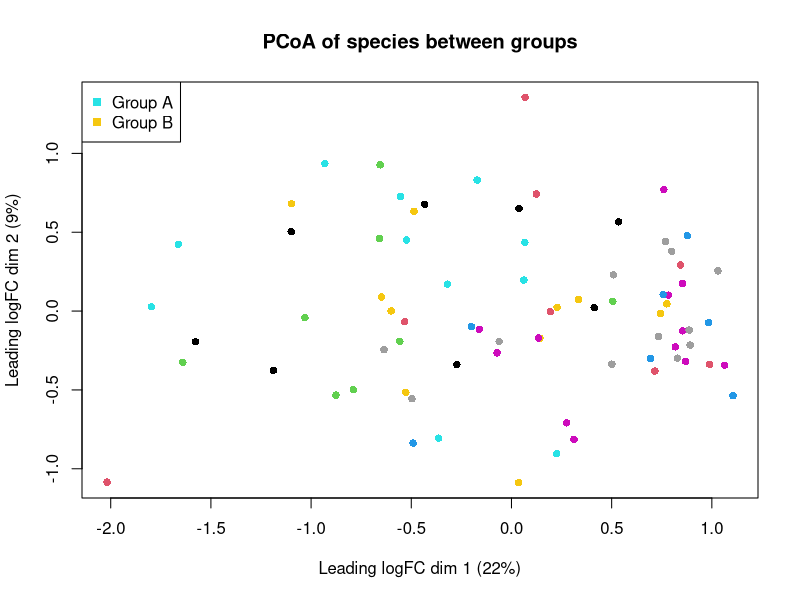
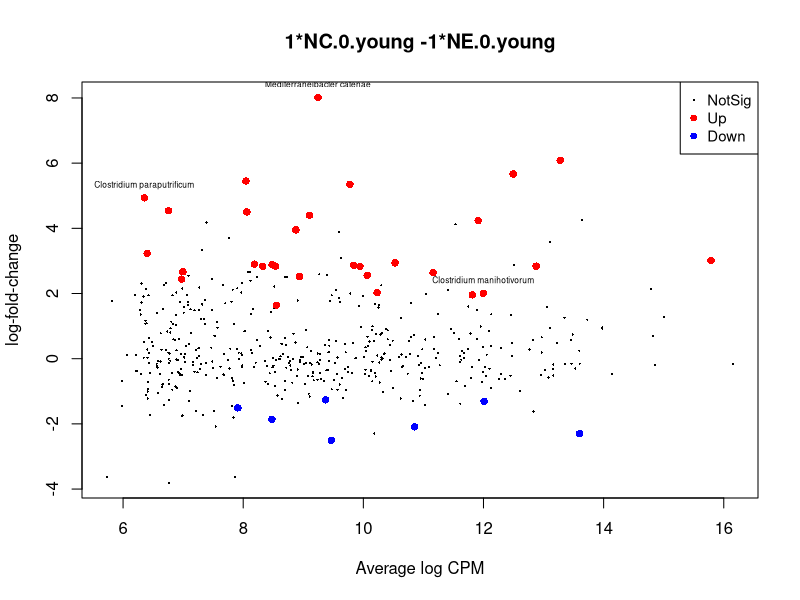

Here is the R script that generated these plots, in order: (Note: this script raises an error after producing the figures.)
library(tidyverse)
library(edgeR)

df <- read_csv('wf-metagenomics-counts-species.csv')%>%
  select(-c(MEY15_cntrl))%>%
  rename(name := !!names(.)[1])%>% #rename first col to "name"
  select(1:(which(names(.) == "total") - 1))%>%
  pivot_longer(!name, names_to = 'Group', values_to = 'value')%>%
  as_tibble()%>%
  group_by(Group)%>%
  mutate(total = sum(value))%>%
  #filter(total > 1800)
  group_by(name)%>%
  mutate(total = sum(value))%>% 
  filter(total !=0)%>%
  ungroup() %>%
  select(-total)%>%
  pivot_wider(Group, names_from = name)%>%
  as.data.frame()

df2 <- as_tibble(df$Group)
df2 <- df2 %>% rename(SampleID = value)
df2 <- df2 %>%
  mutate(SampleID = ifelse(str_sub(SampleID, -2) == "_7", str_replace(SampleID, "_7$", "_6"), SampleID))
df2 <- df2%>%
  mutate(Timepoint = case_when(
    str_detect(SampleID, "_0") ~ "0",
    str_detect(SampleID, "_1") ~ "1",
    str_detect(SampleID, "_2") ~ "2",
    str_detect(SampleID, "_3") ~ "3",
    str_detect(SampleID, "_4") ~ "4",
    str_detect(SampleID, "_5") ~ "5",
    str_detect(SampleID, "_6") ~ "6",
    str_detect(SampleID, "_7") ~ "7",
    str_detect(SampleID, "_8") ~ "8",
    str_detect(SampleID, "_9") ~ "9"
  ), SampleID = str_replace(SampleID, "_[0-9]$", ""))
metadata <- read_csv("Metadata.csv")
df2 <-   left_join(df2, metadata, by = 'SampleID')
# Adding age treatment column
columns_to_convert <- setdiff(names(df2), c("SampleID", "Treatment", "Sex", "Timepoint"))
df2 <- df2 %>%
  mutate_at(vars(columns_to_convert), as.numeric)%>%
  mutate(Age = ifelse(substr(SampleID, 3, 3) == "O", "old", 
                      ifelse(substr(SampleID, 3, 3) == "Y", "young", NA)))

# df2 is our design dataframe, df is our count dataframe
Group <- factor(paste(df2$Treatment, df2$Timepoint, df2$Age, sep="."))
Age <- factor(df2$Age)
Treatment <- factor(df2$Treatment)
Timepoint <- factor(df2$Timepoint)
cbind(df2, Group=Group, Treatment=Treatment, Timepoint=Timepoint, Age=Age)

design <- model.matrix(~0+Group)
colnames(design) <- levels(Group)

# Need count matrix of species with Samples as column names, and Species as rownames
df3 <- read_csv('wf-metagenomics-counts-species.csv')%>%
  select(-MEY15_cntrl)%>%
  select(-c(total, superkingdom, kingdom, phylum, class,
            order, genus,family, tax))%>%
  rename_with(~str_replace(., "_7$", "_6"), ends_with("_7"))%>%
  as.data.frame()
row_names <- df3[, 1]  # Extract the values from the first column
df3 <- df3[, -1]  # Remove the first column from the data frame
rownames(df3) <- row_names
df3 <- as.matrix(df3)

d <- DGEList(counts = df3, group = Group)
keep <- filterByExpr(d, group=Group)
d <- d[keep, , keep.lib.sizes=FALSE]
d <- estimateDisp(d)
d <- calcNormFactors(d)

# MDS plot
cpm <- cpm(d)%>%
  as.data.frame()
logcpm <- cpm(d, log=TRUE)



plotMDS(d, top = 1000, col = as.numeric(d$samples$group), pch = 16,
        main = "PCoA of species between groups")
legend("topleft", col = as.numeric(d$samples$group), pch=c(15), legend=c("Group A","Group B"))


fit <- glmQLFit(d, design)
tr <- glmTreat(fit, coef = 2, lfc = 1)
topTags(tr)

my.contrasts <- makeContrasts(
  # Within young comparisons
  NE.0.youngvsNC.0.young = NC.0.young-NE.0.young,
  NE.6.youngvsNC.6.young = NC.6.young-NE.6.young,
  NE.0.youngvsNE.6.young = NE.6.young-NE.0.young,
  NC.0.youngvsNC.6.young = NC.6.young-NC.0.young,
  
  # Within old comparisons
  NE.0.oldvsNC.0.old = NC.0.old-NE.0.old,
  NE.6.oldvsNC.6.old = NC.6.old-NE.6.old,
  NE.0.oldvsNE.6.old = NE.6.old-NE.0.old,
  NC.0.oldvsNC.6.old = NC.6.old-NC.0.old,
  
  # Between age comparisons
  NE.0.youngvsNE.0.old = NE.0.young-NE.0.old,
  NE.6.youngvsNE.6.old = NE.6.young-NE.6.old,
  
  NC.0.youngvsNC.0.old = NC.0.young-NC.0.old,
  NC.6.youngvsNC.6.old = NC.6.young-NC.6.old,
  
  # Between age overall
  
  
  
  levels = design
  
)

# Can look at total counts per million by group
group_cpm <- cpmByGroup(d)


## All plots are with regard to second group in title. So if downregulate, it
## means it was expressed less in the second group

qlf <- glmQLFTest(fit, contrast=my.contrasts[,"NE.0.youngvsNC.0.young"])
test_NE.0.youngvsNC.0.young <- qlf$table%>%
  mutate_all(as.numeric)%>%
  filter(PValue < 0.05)
plotMD(qlf)
# Filter for features with significant adj p-value (FDR < 0.05)
res <- as.data.frame(topTags(qlf, n = 3, sort.by = "p.value"))%>%
  filter(FDR < 0.05)
text(res$logCPM, res$logFC, labels = rownames(res), col = "black", cex = 0.5,
     pos = 3)
is.de <- decideTestsDGE(qlf)
summary(is.de)

# Plot species by comparison
res2 = res%>%
  rownames_to_column(var = "tax")
y = as.data.frame(group_cpm)%>%
  select(c("NE.0.young","NC.0.young"))%>%
  rownames_to_column(var="tax")
y = inner_join(y,res2,by='tax')
y <- pivot_longer(y, cols = 2:3,
                  names_to = "group",
                  values_to = "value")
y$comparison <- 'NE.0.youngvsNC.0.young'
# all.comp will be master dataframe for bar charts
all.comp <- y

qlf <- glmQLFTest(fit, contrast=my.contrasts[,"NE.6.oldvsNC.6.old"])
test_NE.6.oldvsNC.6.old <- qlf$table%>%
  mutate_all(as.numeric)%>%
  filter(PValue < 0.05)
is.de <- decideTestsDGE(qlf)
topTags(qlf)
plotMD(qlf)

# Filter for features with significant adj p-value (FDR < 0.05)
res <- as.data.frame(topTags(qlf, sort.by = "p.value", n=9))%>%
  filter(FDR < 0.05)
text(res$logCPM, res$logFC, labels = rownames(res), col = "black", cex = 0.5,
     pos = 3)
is.de <- decideTestsDGE(qlf)
summary(is.de)
# Plot species by comparison
res2 = res%>%
  rownames_to_column(var = "tax")
y = as.data.frame(group_cpm)%>%
  select(c("NE.6.old","NC.6.old"))%>%
  rownames_to_column(var="tax")
y = inner_join(y,res2,by='tax')
y <- pivot_longer(y, cols = 2:3,
                  names_to = "group",
                  values_to = "value")
y$comparison <- 'NE.6.oldvsNC.6.old'
all.comp <- rbind(all.comp, y)

qlf <- glmQLFTest(fit, contrast=my.contrasts[,"NE.6.youngvsNC.6.young"])
test_NE.6.youngvsNC.6.young <- qlf$table%>%
  mutate_all(as.numeric)%>%
  filter(PValue < 0.05)
is.de <- decideTestsDGE(qlf)
summary(is.de)
topTags(qlf)
plotMD(qlf)
# Filter for features with significant adj p-value (FDR < 0.05)
#res <- as.data.frame(topTags(qlf))%>%
 # filter(FDR < 0.05)
#text(res$logCPM, res$logFC, labels = rownames(res), col = "black", cex = 0.5,
#       pos = 3)
is.de <- decideTestsDGE(qlf)
summary(is.de)
# ^ No DE species
# Plot species by comparison
res2 = res%>%
  rownames_to_column(var = "tax")
y = as.data.frame(group_cpm)%>%
  select(c("NE.6.young","NC.6.young"))%>%
  rownames_to_column(var="tax")
y = inner_join(y,res2,by='tax')
y <- pivot_longer(y, cols = 2:3,
                  names_to = "group",
                  values_to = "value")
y$comparison <- 'NE.6.youngvsNC.6.young'
all.comp <- rbind(all.comp, y)

qlf <- glmQLFTest(fit, contrast=my.contrasts[,"NE.0.youngvsNE.6.young"])
test_NE.0.youngvsNE.6.young <- qlf$table%>%
  mutate_all(as.numeric)%>%
  filter(PValue < 0.05)
is.de <- decideTestsDGE(qlf)
topTags(qlf)
plotMD(qlf)
# Filter for features with significant adj p-value (FDR < 0.05)
res <- as.data.frame(topTags(qlf, n=7, sort.by='p.value'))%>%
  filter(FDR < 0.05)
  text(res$logCPM, res$logFC, labels = rownames(res), col = "black", cex = 0.5,
       pos = 3)
is.de <- decideTestsDGE(qlf)
summary(is.de)

# Plot species by comparison
res2 = res%>%
  rownames_to_column(var = "tax")
y = as.data.frame(group_cpm)%>%
  select(c("NE.0.young","NE.6.young"))%>%
  rownames_to_column(var="tax")
y = inner_join(y,res2,by='tax')
y <- pivot_longer(y, cols = 2:3,
                  names_to = "group",
                  values_to = "value")
y$comparison <- 'NE.0.youngvsNE.6.young'
all.comp <- rbind(all.comp, y)

qlf <- glmQLFTest(fit, contrast=my.contrasts[,"NC.0.youngvsNC.6.young"])
test_NC.0.youngvsNC.6.young <- qlf$table%>%
  mutate_all(as.numeric)%>%
  filter(PValue < 0.05)
is.de <- decideTestsDGE(qlf)
topTags(qlf)
capture.output(plotMD(qlf))
# Filter for features with significant adj p-value (FDR < 0.05)
res <- as.data.frame(topTags(qlf))%>%
  filter(FDR < 0.05)
#  text(res$logCPM, res$logFC, labels = rownames(res), col = "black", cex = 0.5,
 #      pos = 3)
is.de <- decideTestsDGE(qlf)
summary(is.de)

# Plot species by comparison
res2 = res%>%
  rownames_to_column(var = "tax")
y = as.data.frame(group_cpm)%>%
  select(c("NC.0.young","NC.6.young"))%>%
  rownames_to_column(var="tax")
y = inner_join(y,res2,by='tax')
y <- pivot_longer(y, cols = 2:3,
                  names_to = "group",
                  values_to = "value")
y$comparison <- 'NC.0.youngvsNC.6.young'
all.comp <- rbind(all.comp, y)

qlf <- glmQLFTest(fit, contrast=my.contrasts[,"NE.0.oldvsNC.0.old"])
test_NE.0.oldvsNC.0.old <- qlf$table%>%
  mutate_all(as.numeric)%>%
  filter(PValue < 0.05)
is.de <- decideTestsDGE(qlf)
summary(is.de)
topTags(qlf)
plotMD(qlf)
# Filter for features with significant adj p-value (FDR < 0.05)
res <- as.data.frame(topTags(qlf, n=1))%>%
  filter(FDR < 0.05)
  text(res$logCPM, res$logFC, labels = rownames(res), col = "black", cex = 0.5,
       pos = 3)
is.de <- decideTestsDGE(qlf)
summary(is.de)

# Plot species by comparison
res2 = res%>%
  rownames_to_column(var = "tax")
y = as.data.frame(group_cpm)%>%
  select(c("NE.0.old","NC.0.old"))%>%
  rownames_to_column(var="tax")
y = inner_join(y,res2,by='tax')
y <- pivot_longer(y, cols = 2:3,
                  names_to = "group",
                  values_to = "value")
y$comparison <- 'NE.0.oldvsNC.0.old'
all.comp <- rbind(all.comp, y)

qlf <- glmQLFTest(fit, contrast=my.contrasts[,"NE.0.oldvsNE.6.old"])
test_NE.0.oldvsNE.6.old <- qlf$table%>%
  mutate_all(as.numeric)%>%
  filter(PValue < 0.05)
is.de <- decideTestsDGE(qlf)
topTags(qlf)
plotMD(qlf)
# Filter for features with significant adj p-value (FDR < 0.05)
res <- as.data.frame(topTags(qlf, n=5))%>%
  filter(FDR < 0.05)
  text(res$logCPM, res$logFC, labels = rownames(res), col = "black", cex = 0.5,
       pos = 3)
is.de <- decideTestsDGE(qlf)
summary(is.de)

# Plot species by comparison
res2 = res%>%
  rownames_to_column(var = "tax")
y = as.data.frame(group_cpm)%>%
  select(c("NE.0.old","NE.6.old"))%>%
  rownames_to_column(var="tax")
y = inner_join(y,res2,by='tax')
y <- pivot_longer(y, cols = 2:3,
                  names_to = "group",
                  values_to = "value")
y$comparison <- 'NE.0.oldvsNE.6.old'
all.comp <- rbind(all.comp, y)


qlf <- glmQLFTest(fit, contrast=my.contrasts[,"NC.0.oldvsNC.6.old"])
test_NC.0.oldvsNC.6.old <- qlf$table%>%
  mutate_all(as.numeric)%>%
  filter(PValue < 0.05)
is.de <- decideTestsDGE(qlf)
topTags(qlf)
plotMD(qlf)
# Filter for features with significant adj p-value (FDR < 0.05)
res <- as.data.frame(topTags(qlf, n=1))%>%
  filter(FDR < 0.05)
  text(res$logCPM, res$logFC, labels = rownames(res), col = "black", cex = 0.5,
       pos = 3)
is.de <- decideTestsDGE(qlf)
summary(is.de)

# Plot species by comparison
res2 = res%>%
  rownames_to_column(var = "tax")
y = as.data.frame(group_cpm)%>%
  select(c("NC.0.old","NC.6.old"))%>%
  rownames_to_column(var="tax")
y = inner_join(y,res2,by='tax')
y <- pivot_longer(y, cols = 2:3,
                  names_to = "group",
                  values_to = "value")
y$comparison <- 'NC.0.oldvsNC.6.old'
all.comp <- rbind(all.comp, y)

qlf <- glmQLFTest(fit, contrast=my.contrasts[,"NE.0.youngvsNE.0.old"])
test_NE.0.youngvsNE.0.old <- qlf$table%>%
  mutate_all(as.numeric)%>%
  filter(PValue < 0.05)
is.de <- decideTestsDGE(qlf)
topTags(qlf, n=100)
plotMD(qlf)
# Filter for features with significant adj p-value (FDR < 0.05)
res <- as.data.frame(topTags(qlf, n=84))%>%
  filter(FDR < 0.05)
text(res$logCPM, res$logFC, labels = rownames(res), col = "black", cex = 0.5,
       pos = 3)
is.de <- decideTestsDGE(qlf)
summary(is.de)

# Plot species by comparison
res2 = res%>%
  rownames_to_column(var = "tax")
y = as.data.frame(group_cpm)%>%
  select(c("NE.0.young","NE.0.old"))%>%
  rownames_to_column(var="tax")
y = inner_join(y,res2,by='tax')
y <- pivot_longer(y, cols = 2:3,
                  names_to = "group",
                  values_to = "value")
y$comparison <- 'NE.0.youngvsNE.0.old'
all.comp <- rbind(all.comp, y)

qlf <- glmQLFTest(fit, contrast=my.contrasts[,"NE.6.youngvsNE.6.old"])
test_NE.6.youngvsNE.6.old <- qlf$table%>%
  mutate_all(as.numeric)%>%
  filter(PValue < 0.05)
is.de <- decideTestsDGE(qlf)
topTags(qlf)
plotMD(qlf)
# Filter for features with significant adj p-value (FDR < 0.05)
res <- as.data.frame(topTags(qlf, n=6))%>%
  filter(FDR < 0.05)
  text(res$logCPM, res$logFC, labels = rownames(res), col = "black", cex = 0.5,
       pos = 3)
is.de <- decideTestsDGE(qlf)
summary(is.de)

# Plot species by comparison
res2 = res%>%
  rownames_to_column(var = "tax")
y = as.data.frame(group_cpm)%>%
  select(c("NE.6.young","NE.6.old"))%>%
  rownames_to_column(var="tax")
y = inner_join(y,res2,by='tax')
y <- pivot_longer(y, cols = 2:3,
                  names_to = "group",
                  values_to = "value")
y$comparison <- 'NE.6.youngvsNE.6.old'
all.comp <- rbind(all.comp, y)

qlf <- glmQLFTest(fit, contrast=my.contrasts[,"NC.0.youngvsNC.0.old"])
test_NC.0.youngvsNC.0.old <- qlf$table%>%
  mutate_all(as.numeric)%>%
  filter(PValue < 0.05)
is.de <- decideTestsDGE(qlf)
topTags(qlf)
plotMD(qlf)
# Filter for features with significant adj p-value (FDR < 0.05)
res <- as.data.frame(topTags(qlf, n = 28))%>%
  filter(FDR < 0.05)
  text(res$logCPM, res$logFC, labels = rownames(res), col = "black", cex = 0.5,
       pos = 3)
is.de <- decideTestsDGE(qlf)
summary(is.de)

# Plot species by comparison
res2 = res%>%
  rownames_to_column(var = "tax")
y = as.data.frame(group_cpm)%>%
  select(c("NC.0.young","NC.0.old"))%>%
  rownames_to_column(var="tax")
y = inner_join(y,res2,by='tax')
y <- pivot_longer(y, cols = 2:3,
                  names_to = "group",
                  values_to = "value")
y$comparison <- 'NC.0.youngvsNC.0.old'
all.comp <- rbind(all.comp, y)

qlf <- glmQLFTest(fit, contrast=my.contrasts[,"NC.6.youngvsNC.6.old"])
test_NC.6.youngvsNC.6.old <- qlf$table%>%
  mutate_all(as.numeric)%>%
  filter(PValue < 0.05)
is.de <- decideTestsDGE(qlf)
topTags(qlf)
plotMD(qlf)
# Filter for features with significant adj p-value (FDR < 0.05)
res <- as.data.frame(topTags(qlf, n=4))%>%
  filter(FDR < 0.05)
  text(res$logCPM, res$logFC, labels = rownames(res), col = "black", cex = 0.5,
       pos = 3)
is.de <- decideTestsDGE(qlf)
summary(is.de)

# Plot species by comparison
res2 = res%>%
  rownames_to_column(var = "tax")
y = as.data.frame(group_cpm)%>%
  select(c("NC.6.young","NC.6.old"))%>%
  rownames_to_column(var="tax")
y = inner_join(y,res2,by='tax')
y <- pivot_longer(y, cols = 2:3,
                  names_to = "group",
                  values_to = "value")
y$comparison <- 'NC.6.youngvsNC.6.old'
all.comp <- rbind(all.comp, y)

library(gridExtra)

#out <- by(data = all.comp, INDICES = all.comp$comparison, FUN = function(m) {
#  m <- droplevels(m)
#  m <- ggplot(m, aes(x = group, y = value, fill  = tax)) + 
#    geom_bar(position = "dodge",stat = "identity") +
#    theme(legend.key.size = unit(0.1, 'cm'), 
#          legend.text = element_text(size = 5),
#          legend.title = element_text(size = 7),
#          legend.position.inside = 1,1
#          )
#  })
#do.call(grid.arrange, out)

bar.plots <- all.comp%>%
  filter(comparison %in% c("NC.0.youngvsNC.6.young",
                         "NC.0.oldvsNC.0.old",
                         "NE.0.youngvsNE.6.young",
                         "NE.0.oldvsNE.6.old"))
# Plotting all comparisons 
ggplot(bar.plots, aes(x = group, y = value, fill = tax)) +
  # Implement a grouped bar chart
  geom_bar(position = "dodge", stat = "identity") + 
  facet_wrap(~comparison, scales = "free") + 
  theme_bw() + 
  ylab("counts per million (cpm)")
# ----------------------------------------------
# Comparing the change in ex old to ex young and control old to control young







# ----------------------------------------------
# Below pools all the treatment groups together mainly just to look 
# At differences between ages initially at the 0 timepoint

 

# df2 is our design dataframe, df is our count dataframe
df4 <- df2
Group2 <- factor(paste(df4$Age,df4$Timepoint, sep="."))
Age2 <- factor(df2$Age)
Timepoint2 <- factor(df2$Timepoint)
cbind(df4, Group=Group, Treatment=Treatment, Timepoint=Timepoint, Age=Age)

design2 <- model.matrix(~0+Group2)
colnames(design2) <- levels(Group2)

d2 <- DGEList(counts = df3, group = Group2)
keep <- filterByExpr(d2, group=Group2)
d2 <- d2[keep, , keep.lib.sizes=FALSE]
d2 <- estimateDisp(d2)
d2 <- calcNormFactors(d2)

# MDS plot
cpm <- cpm(d2)%>%
  as.data.frame()
logcpm <- cpm(d2, log=TRUE)



plotMDS(d2, top = 1000, col = as.numeric(d2$samples$group))
fit2 <- glmQLFit(d2, design2)
tr2 <- glmTreat(fit2, coef = 2, lfc = 1)
topTags(tr2)

my.contrasts2 <- makeContrasts(

  old.0vsyoung.0 = old.0 - young.0,
  old.6vsyoung.6 = old.6 - young.6,

  
  
  
  levels = design2
  
)

qlf <- glmQLFTest(fit2, contrast=my.contrasts2[,"old.0vsyoung.0"])
is.de <- decideTestsDGE(qlf)
topTags(qlf)
plotMD(qlf)
# Filter for features with significant adj p-value (FDR < 0.05)
res <- as.data.frame(topTags(qlf, n=53))%>%
  filter(FDR < 0.05)
text(res$logCPM, res$logFC, labels = rownames(res), col = "black", cex = 0.5,
     pos = 3)
is.de <- decideTestsDGE(qlf)
summary(is.de)


qlf <- glmQLFTest(fit2, contrast=my.contrasts2[,"old.6vsyoung.6"])
is.de <- decideTestsDGE(qlf)
topTags(qlf)
plotMD(qlf)
summary(is.de)
# Filter for features with significant adj p-value (FDR < 0.05)
res <- as.data.frame(topTags(qlf, n=23))%>%
  filter(FDR < 0.05)
text(res$logCPM, res$logFC, labels = rownames(res), col = "black", cex = 0.5,
     pos = 3)
is.de <- decideTestsDGE(qlf)
summary(is.de)



# ----------------------------------------------------
# Trimming all.comp to use for excel heatmap

heat.df <- all.comp %>%
  select(c('tax', 'logFC', 'comparison'))%>%
  filter(comparison %in% c('NE.0.youngvsNE.6.young',
                           'NC.0.youngvsNC.6.young',
                           'NE.0.oldvsNE.6.old',
                           'NC.0.oldvsNC.6.old'))%>%
  distinct(logFC, .keep_all=T)%>%
  pivot_wider(names_from = comparison, values_from = logFC)%>%
  as.data.frame()

heat.df[is.na(heat.df)] <- 0
ylab <- heat.df[,1]
rownames(heat.df) <- heat.df[,1]
heat.df <- heat.df[,-1]%>%
  as.matrix()

heatmap(heat.df, labRow = ylab,
        Colv = NA,
        Rowv = NA,
        las = 2)
legend("topleft", legend = c("Low", "Medium", "High"), fill = heat.colors(4))

# ---------------------------------------------------------------

# Relative abundance plot



rel.abund.table <- cpm
rel.abund.table$species <- rownames(rel.abund.table)
rel.abund.table <- rel.abund.table[, c(ncol(rel.abund.table), 1:(ncol(rel.abund.table)-1))]
# Restore default row names
row.names(rel.abund.table) <- NULL
rel.abund.table <- rel.abund.table%>%
  pivot_longer(cols = -species, names_to = 'SampleID', values_to = 'cpm')

rel.abund.table <- rel.abund.table %>%
  mutate(Timepoint = case_when(
    str_detect(SampleID, "_0") ~ "0",
    str_detect(SampleID, "_1") ~ "1",
    str_detect(SampleID, "_2") ~ "2",
    str_detect(SampleID, "_3") ~ "3",
    str_detect(SampleID, "_4") ~ "4",
    str_detect(SampleID, "_5") ~ "5",
    str_detect(SampleID, "_6") ~ "6",
    str_detect(SampleID, "_7") ~ "7",
    str_detect(SampleID, "_8") ~ "8",
    str_detect(SampleID, "_9") ~ "9"
  ), SampleID = str_replace(SampleID, "_[0-9]$", ""))%>%
  left_join(metadata, by = "SampleID") %>%
  mutate(Age = ifelse(substr(SampleID, 3, 3) == "O", "old", 
                      ifelse(substr(SampleID, 3, 3) == "Y", "young", NA)))%>%
  mutate(Treatment_time = paste(Age, Treatment, Timepoint, sep = "_"))

x <- rel.abund.table %>%
  group_by(Treatment_time, species)%>%
  summarize(total_cpm = mean(cpm))%>%
  ungroup()%>%
  group_by(Treatment_time) %>%
  mutate(abundance = total_cpm/sum(total_cpm)*100)%>%
  ungroup()

y <- x %>%
  arrange(desc(abundance)) %>%
  distinct(species, .keep_all = T)%>%
  slice_head(n = 15) 
legend_keep <- y$species

ggplot(data = x,aes(x = Treatment_time, y = abundance, fill = species), show.legend = F) + 
  geom_bar(stat = "identity") +
  theme_minimal() + 
  scale_fill_discrete(breaks=y$species) +
  theme(axis.text.x = element_text(size = 12))
